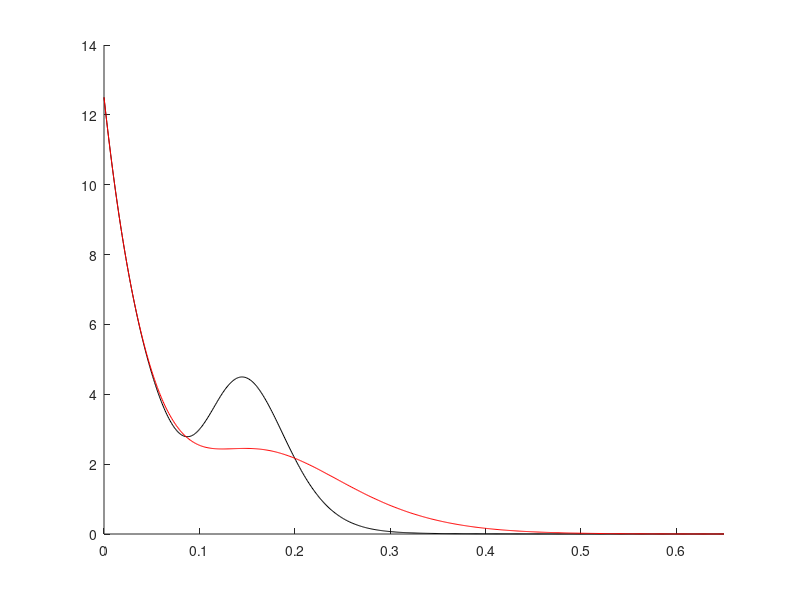

This chart was generated by the following MATLAB code: (Note: this script raises an error after producing the figure.)
function mixtureoferlangs
% mixtureoferlangs
%
% Try to reproduce the two distribution of amygdala-hippocampus coherences
% on slide 6 of Lowry Kirkby's presentation (labmeetingLong_13nov15.pdf) as
% mixtures of two Erlang distributions.
%
% As it turns out, you can match both quite nicely using a single set of
% mixing proportions, and a single "low-coherence state."  Only the high-
% coherence states differ: the "sad state" has a smaller shape parameter
% (waiting for fewer arrivals) but a higher slightly larger mean (k*mu;
% i.e., arrivals come less frequently).
%
% To double check, you also compute analytically the variance of the
% mixtures.  They match closely to the reported results in the figures on
% slide 9.
%
% Parameters were found by hand.

%-------------------------------------------------------------------------%
% Created: 12/09/15 (happy b'day, L.N.)
%   by JGM
%-------------------------------------------------------------------------%


alp = 1;
%%% multiplying the scale by 2 "doubles" the x axis and "halves" the y axis
dx = 0.001;
xf = 650*dx*alp;
x = 0:dx:xf;
figure(2); clf; hold on;


% low-cohererence state
p = 5/8;                                % fraction of time in this state
k1 = 1;                                 % shape parameter
mu1 = 0.05*alp;                         % scale parameter

% high-coherence state A
k2 = 16;
mu2 = 0.01*alp;
y = p*gampdf(x,k1,mu1) + (1-p)*gampdf(x,k2,mu2);
plot(x,y,'k');

vrnc = getErlangMixtureVariance([k1;k2],[mu1;mu2],[p;1-p]);
fprintf('first Erlang-mixture variance is %2.4f\n',vrnc);

% high-coherence state B
k3 = 7;
mu3 = 0.03*alp;
y = p*gampdf(x,k1,mu1) + (1-p)*gampdf(x,k3,mu3);
plot(x,y,'r');

axis([0,xf,0,14/alp]);

vrnc = getErlangMixtureVariance([k1;k3],[mu1;mu3],[p;1-p]);
fprintf('second Erlang-mixture variance is %2.4f\n',vrnc);


Nsamples = 10000;
Y = generateErlangMixtures([k1 k1; k2 k3],[mu1 mu1; mu2 mu3],...
    [p, p; 1-p, 1-p],Nsamples);


% y = (10/16)*gampdf(x,1,0.05) + (3/16)*gampdf(x,16,0.01) + (3/16)*gampdf(x,40,0.01);
% plot(x,y,'r'); axis([0,xf,0,14/alp]);


end
%-------------------------------------------------------------------------%
%-------------------------------------------------------------------------%



%-------------------------------------------------------------------------%
function [xpct,m2_1] = getErlangMoments(ks,mus)
% 1st and 2nd moment of Erlang distribution

xpct = ks.*mus;
vrnc = ks.*mus.^2;
m2_1 = xpct.^2 + vrnc;

end
%-------------------------------------------------------------------------%


%-------------------------------------------------------------------------%
function vrnc = getErlangMixtureVariance(ks,mus,ps)

[m1s,m2s] = getErlangMoments(ks,mus); % 1st and 2nd moment of Erlang
vrnc = ps'*m2s - (ps'*m1s)^2;

end
%-------------------------------------------------------------------------%


%-------------------------------------------------------------------------%
function Y = generateErlangMixtures(K,Mu,P,Nsamples)

% Ns
Ndstrbs = size(P,2);
Nbins = 20;

% prepare colors
clrNames(:,1) = mat2cell(repmat('gray  ,opacity=0.5',Nbins,1),ones(Nbins,1),18);
clrNames(:,2) = mat2cell(repmat('red   ,opacity=0.5',Nbins,1),ones(Nbins,1),18);
clrNames(:,3) = mat2cell(repmat('yellow,opacity=0.5',Nbins,1),ones(Nbins,1),18);
clrNames(:,4) = mat2cell(repmat('blue  ,opacity=0.5',Nbins,1),ones(Nbins,1),18);


% malloc
Ns = zeros(Ndstrbs,Nbins);
Y = zeros(Ndstrbs,Nsamples);

% draw samples
X = linspace(0,0.6,Nbins);
for iDstrb = 1:Ndstrbs
    Y(iDstrb,:) = ErlangMixtureRnd(K(:,iDstrb),Mu(:,iDstrb),P(:,iDstrb),Nsamples);
    Ns(iDstrb,:) = hist(Y(iDstrb,:),X);
end
Ns = bsxfun(@rdivide,Ns,sum(Ns,2))';

tikzBarGraph(Ns,zeros(Nbins,2,Ndstrbs),4,0.32,...
    mat2cell(num2str(X','%2.2f'),ones(Nbins,1),4),...
    'correlation coefficient','fraction','',clrNames(:,1:Ndstrbs),...
    ['erlangsHist',date]);

end
%-------------------------------------------------------------------------%

















